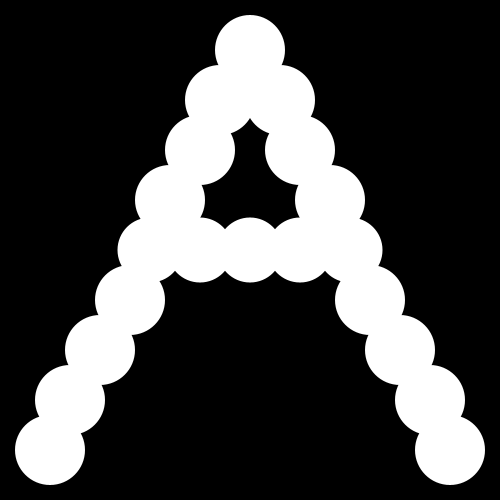
Frame 1 (no input)
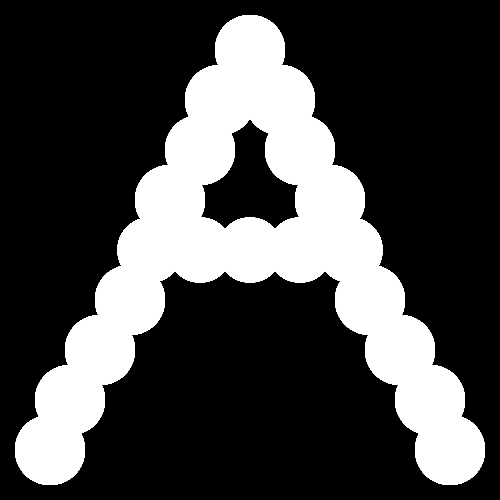
Frame 60 (the mouse pressed at the canvas centre just before this capture)
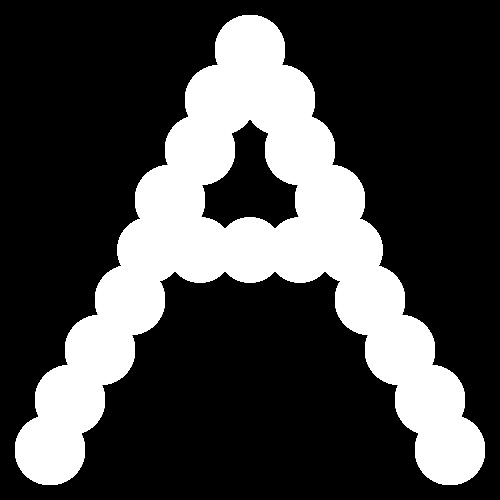
Frame 120 (the mouse held since frame 60 and released just before this capture)

The Processing sketch that drew these frames (run headless with seeded random() and noise(); from frame 60 on, the mouse is pressed at the canvas centre):

// Processing sketch: processing_110213
// ── processing_110213.pde

//15/09/2013
//CMS 3
//Choi Chi Fung
//Ashely
//Student ID :53075411
 
void setup(){
  size(500,500);   ////the size of the display
  background(0);   //backgroud :black
   
}
 
int value = -150;
 
void draw() {
 noStroke();
  ellipse(250, 50, 70, 70);//1 start of drawing letter 'A' by circle
  
  ellipse(220, 100, 70, 70);//2
  ellipse(280, 100, 70, 70);//2
  
ellipse(200, 150, 70, 70);//3
ellipse(300, 150, 70, 70);//3

ellipse(170, 200, 70, 70);//4
ellipse(330, 200, 70, 70);//4

  
  ellipse(150, 250, 65, 65);//5
  ellipse(200, 250, 65, 65);//5
  ellipse(250, 250, 65, 65);//5
  ellipse(300, 250, 65, 65);//5
  ellipse(350, 250, 65, 65);//5
  
 
 ellipse(130, 300, 70, 70);//6
 ellipse(370, 300, 70, 70);//6
 
 ellipse(400, 350, 70, 70);//7
 ellipse(100, 350, 70, 70);//7
 
 ellipse(430, 400, 70, 70);//8
 ellipse(70, 400, 70, 70);//8
 
 ellipse(50, 450, 70, 70);//9
 ellipse(450, 450, 70, 70);//9 End of drawing the letter'A'
 
}
void mouseMoved() {       // Move the mouse to change its value
  value = value -3;
  if (value > 350) {
    value = 0;
    
  }
   
  noStroke();
  float w;
  float r;
  float g;
  float b;

  w=random(80);
  g=random(200);
  b=random(200);
  r=random(150);
    
  ellipse(pmouseX,pmouseY,w,w);
  fill(w,r,g,b); 
   
}
 
//End
